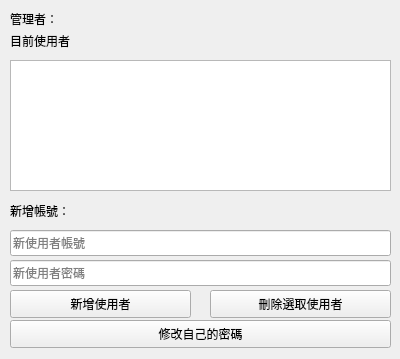
<?xml version="1.0" encoding="UTF-8"?>
<ui version="4.0">
 <class>Form_AdminPanel</class>
 <widget class="QWidget" name="Form_AdminPanel">
  <property name="geometry">
   <rect>
    <x>0</x>
    <y>0</y>
    <width>400</width>
    <height>359</height>
   </rect>
  </property>
  <property name="windowTitle">
   <string>Admin 使用者管理</string>
  </property>
  <widget class="QLabel" name="label_cur_user">
   <property name="geometry">
    <rect>
     <x>10</x>
     <y>30</y>
     <width>141</width>
     <height>21</height>
    </rect>
   </property>
   <property name="text">
    <string>目前使用者</string>
   </property>
  </widget>
  <widget class="QLabel" name="label">
   <property name="geometry">
    <rect>
     <x>10</x>
     <y>10</y>
     <width>191</width>
     <height>18</height>
    </rect>
   </property>
   <property name="text">
    <string>管理者：</string>
   </property>
  </widget>
  <widget class="QListWidget" name="listWidget_user">
   <property name="geometry">
    <rect>
     <x>10</x>
     <y>60</y>
     <width>381</width>
     <height>131</height>
    </rect>
   </property>
  </widget>
  <widget class="QLabel" name="label_new_user_input">
   <property name="geometry">
    <rect>
     <x>10</x>
     <y>200</y>
     <width>101</width>
     <height>21</height>
    </rect>
   </property>
   <property name="text">
    <string>新增帳號：</string>
   </property>
  </widget>
  <widget class="QLineEdit" name="lineEdit_new_user_input">
   <property name="geometry">
    <rect>
     <x>10</x>
     <y>230</y>
     <width>381</width>
     <height>26</height>
    </rect>
   </property>
   <property name="text">
    <string/>
   </property>
   <property name="placeholderText">
    <string>新使用者帳號</string>
   </property>
  </widget>
  <widget class="QLineEdit" name="lineEdit_new_pass_input">
   <property name="geometry">
    <rect>
     <x>10</x>
     <y>260</y>
     <width>381</width>
     <height>26</height>
    </rect>
   </property>
   <property name="text">
    <string/>
   </property>
   <property name="placeholderText">
    <string>新使用者密碼</string>
   </property>
  </widget>
  <widget class="QPushButton" name="btn_add">
   <property name="geometry">
    <rect>
     <x>10</x>
     <y>290</y>
     <width>181</width>
     <height>28</height>
    </rect>
   </property>
   <property name="text">
    <string>新增使用者</string>
   </property>
  </widget>
  <widget class="QPushButton" name="btn_del">
   <property name="geometry">
    <rect>
     <x>210</x>
     <y>290</y>
     <width>181</width>
     <height>28</height>
    </rect>
   </property>
   <property name="text">
    <string>刪除選取使用者</string>
   </property>
  </widget>
  <widget class="QPushButton" name="btn_change_my_pw">
   <property name="geometry">
    <rect>
     <x>10</x>
     <y>320</y>
     <width>381</width>
     <height>28</height>
    </rect>
   </property>
   <property name="text">
    <string>修改自己的密碼</string>
   </property>
  </widget>
 </widget>
 <resources/>
 <connections/>
</ui>
